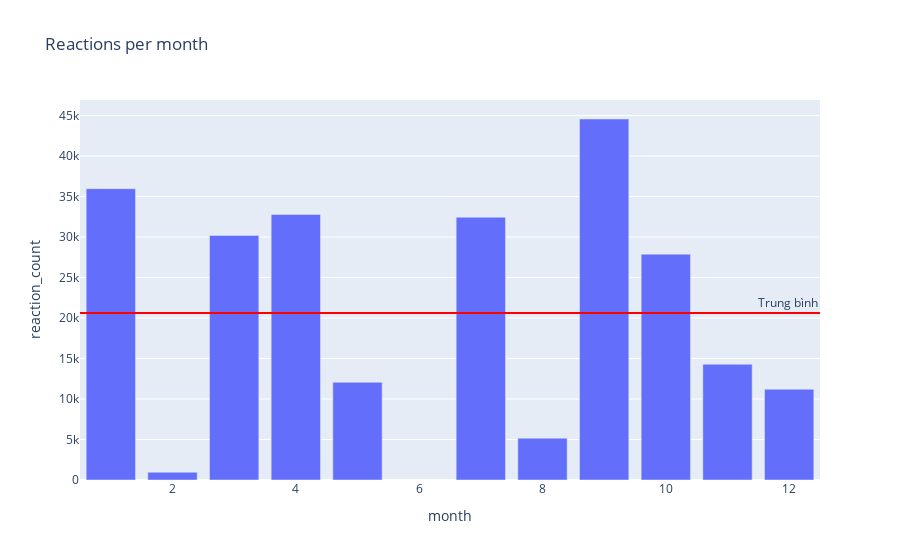

Write notebook code for a chart like this one.
### Markdown cell above
### 3.1.3 Tổng lượng cảm xúc theo tháng

### Code cell
df = clean_df[['reaction_count', 'month']]
# Khi nhóm thì cột hour thành chỉ mục nên phải chuyển nó thành cột bằng reset_index()
df_hour= df.groupby('month').sum().reset_index()
fig = px.bar(df_hour, x='month', y='reaction_count', title='Reactions per month')

mean_reaction = df['reaction_count'].sum()/12
fig.add_hline(y=mean_reaction, line_color="red", annotation_text="Trung bình", annotation_position="top right")

fig.show()

### Figure 1 — Plotly figure (JSON) as saved in the notebook; plotly's stock layout.template omitted (floating-point values rounded to 4 significant figures)
{"data": [{"alignmentgroup": "True", "hovertemplate": "month=%{x}<br>reaction_count=%{y}<extra></extra>", "legendgroup": "", "marker": {"color": "#636efa", "pattern": {"shape": ""}}, "name": "", "offsetgroup": "", "orientation": "v", "showlegend": false, "textposition": "auto", "type": "bar", "x": [1, 2, 3, 4, 5, 7, 8, 9, 10, 11, 12], "xaxis": "x", "y": [35972, 956, 30196, 32792, 12070, 32446, 5165, 44573, 27887, 14294, 11204], "yaxis": "y"}], "layout": {"annotations": [{"showarrow": false, "text": "Trung bình", "x": 1, "xanchor": "right", "xref": "x domain", "y": 20630.0, "yanchor": "bottom", "yref": "y"}], "barmode": "relative", "legend": {"tracegroupgap": 0}, "shapes": [{"line": {"color": "red"}, "type": "line", "x0": 0, "x1": 1, "xref": "x domain", "y0": 20630.0, "y1": 20630.0, "yref": "y"}], "title": {"text": "Reactions per month"}, "xaxis": {"anchor": "y", "domain": [0, 1], "title": {"text": "month"}}, "yaxis": {"anchor": "x", "domain": [0, 1], "title": {"text": "reaction_count"}}}}
